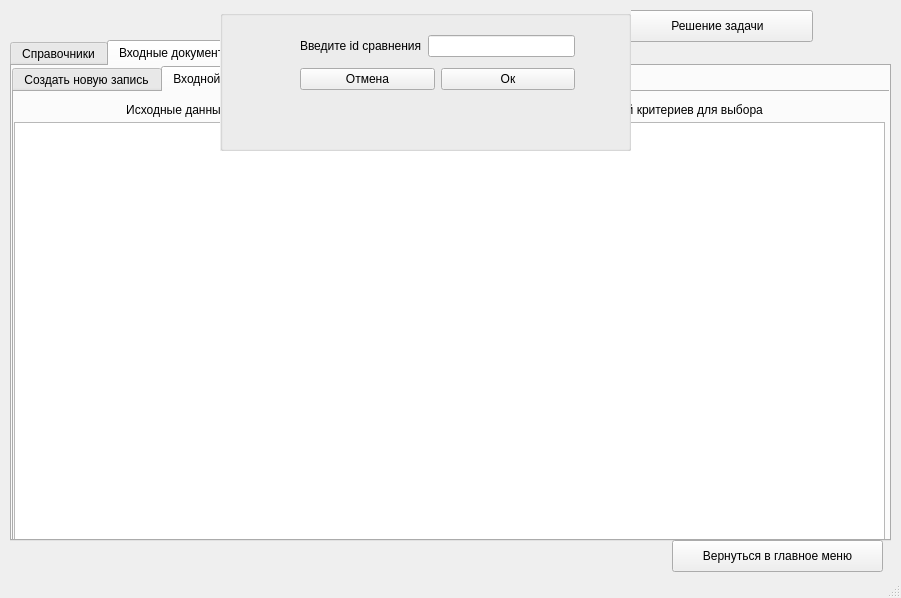
<?xml version="1.0" encoding="UTF-8"?>
<ui version="4.0">
 <class>MainWindow</class>
 <widget class="QMainWindow" name="MainWindow">
  <property name="geometry">
   <rect>
    <x>0</x>
    <y>0</y>
    <width>901</width>
    <height>598</height>
   </rect>
  </property>
  <property name="windowTitle">
   <string>Формирование справки о результате проведения выбора генподрядной организации</string>
  </property>
  <widget class="QWidget" name="centralwidget">
   <widget class="QTabWidget" name="tabWidget">
    <property name="enabled">
     <bool>true</bool>
    </property>
    <property name="geometry">
     <rect>
      <x>10</x>
      <y>40</y>
      <width>881</width>
      <height>501</height>
     </rect>
    </property>
    <property name="currentIndex">
     <number>1</number>
    </property>
    <widget class="QWidget" name="tab">
     <attribute name="title">
      <string>Справочники</string>
     </attribute>
     <widget class="QTabWidget" name="tabWidget_2">
      <property name="geometry">
       <rect>
        <x>0</x>
        <y>10</y>
        <width>881</width>
        <height>461</height>
       </rect>
      </property>
      <property name="currentIndex">
       <number>1</number>
      </property>
      <widget class="QWidget" name="tab_3">
       <attribute name="title">
        <string>Создать новую запись</string>
       </attribute>
       <widget class="QWidget" name="">
        <property name="geometry">
         <rect>
          <x>240</x>
          <y>60</y>
          <width>421</width>
          <height>191</height>
         </rect>
        </property>
        <layout class="QVBoxLayout" name="verticalLayout">
         <item>
          <widget class="QLabel" name="label">
           <property name="layoutDirection">
            <enum>Qt::LeftToRight</enum>
           </property>
           <property name="text">
            <string>Наименование критерия</string>
           </property>
           <property name="textFormat">
            <enum>Qt::AutoText</enum>
           </property>
           <property name="scaledContents">
            <bool>false</bool>
           </property>
           <property name="alignment">
            <set>Qt::AlignCenter</set>
           </property>
           <property name="wordWrap">
            <bool>false</bool>
           </property>
          </widget>
         </item>
         <item>
          <widget class="QLineEdit" name="lineEdit"/>
         </item>
         <item>
          <widget class="QLabel" name="label_2">
           <property name="text">
            <string>Код критерия</string>
           </property>
           <property name="alignment">
            <set>Qt::AlignCenter</set>
           </property>
          </widget>
         </item>
         <item>
          <widget class="QLineEdit" name="lineEdit_2"/>
         </item>
         <item>
          <spacer name="verticalSpacer">
           <property name="orientation">
            <enum>Qt::Vertical</enum>
           </property>
           <property name="sizeHint" stdset="0">
            <size>
             <width>20</width>
             <height>40</height>
            </size>
           </property>
          </spacer>
         </item>
         <item>
          <widget class="QPushButton" name="pushButton_2">
           <property name="text">
            <string>Создать</string>
           </property>
          </widget>
         </item>
        </layout>
       </widget>
      </widget>
      <widget class="QWidget" name="tab_4">
       <attribute name="title">
        <string>Справочник критериев</string>
       </attribute>
       <widget class="QTableWidget" name="tableWidget">
        <property name="geometry">
         <rect>
          <x>0</x>
          <y>30</y>
          <width>871</width>
          <height>401</height>
         </rect>
        </property>
       </widget>
       <widget class="QLabel" name="label_11">
        <property name="geometry">
         <rect>
          <x>-1</x>
          <y>10</y>
          <width>871</width>
          <height>20</height>
         </rect>
        </property>
        <property name="text">
         <string>Справочник критериев</string>
        </property>
        <property name="alignment">
         <set>Qt::AlignCenter</set>
        </property>
       </widget>
      </widget>
      <widget class="QWidget" name="tab_5">
       <attribute name="title">
        <string>Удалить запись</string>
       </attribute>
       <widget class="QWidget" name="">
        <property name="geometry">
         <rect>
          <x>240</x>
          <y>90</y>
          <width>381</width>
          <height>111</height>
         </rect>
        </property>
        <layout class="QVBoxLayout" name="verticalLayout_2">
         <item>
          <layout class="QHBoxLayout" name="horizontalLayout">
           <item>
            <widget class="QLabel" name="label_3">
             <property name="text">
              <string>Удалить критерий по id</string>
             </property>
            </widget>
           </item>
           <item>
            <widget class="QLineEdit" name="lineEdit_3"/>
           </item>
          </layout>
         </item>
         <item>
          <spacer name="verticalSpacer_2">
           <property name="orientation">
            <enum>Qt::Vertical</enum>
           </property>
           <property name="sizeHint" stdset="0">
            <size>
             <width>20</width>
             <height>40</height>
            </size>
           </property>
          </spacer>
         </item>
         <item>
          <widget class="QPushButton" name="pushButton_4">
           <property name="text">
            <string>Удалить</string>
           </property>
          </widget>
         </item>
        </layout>
       </widget>
      </widget>
     </widget>
    </widget>
    <widget class="QWidget" name="tab_2">
     <attribute name="title">
      <string>Входные документы</string>
     </attribute>
     <widget class="QTabWidget" name="tabWidget_3">
      <property name="geometry">
       <rect>
        <x>0</x>
        <y>0</y>
        <width>881</width>
        <height>491</height>
       </rect>
      </property>
      <property name="currentIndex">
       <number>1</number>
      </property>
      <widget class="QWidget" name="tab_6">
       <attribute name="title">
        <string>Создать новую запись</string>
       </attribute>
       <widget class="QWidget" name="">
        <property name="geometry">
         <rect>
          <x>170</x>
          <y>60</y>
          <width>581</width>
          <height>271</height>
         </rect>
        </property>
        <layout class="QVBoxLayout" name="verticalLayout_5">
         <item>
          <layout class="QHBoxLayout" name="horizontalLayout_2">
           <item>
            <layout class="QVBoxLayout" name="verticalLayout_4">
             <item>
              <widget class="QLabel" name="label_4">
               <property name="text">
                <string>Наименование подрядчика</string>
               </property>
              </widget>
             </item>
             <item>
              <widget class="QLabel" name="label_5">
               <property name="text">
                <string>Стоимость работы</string>
               </property>
              </widget>
             </item>
             <item>
              <widget class="QLabel" name="label_6">
               <property name="text">
                <string>Наличие технологий</string>
               </property>
              </widget>
             </item>
             <item>
              <widget class="QLabel" name="label_7">
               <property name="text">
                <string>Тех. оснащенность</string>
               </property>
              </widget>
             </item>
             <item>
              <widget class="QLabel" name="label_8">
               <property name="text">
                <string>Наличие производственных мощностей</string>
               </property>
              </widget>
             </item>
             <item>
              <widget class="QLabel" name="label_9">
               <property name="text">
                <string>Квалифицированный кадровый персонал</string>
               </property>
              </widget>
             </item>
            </layout>
           </item>
           <item>
            <layout class="QVBoxLayout" name="verticalLayout_3">
             <item>
              <widget class="QLineEdit" name="lineEdit_4"/>
             </item>
             <item>
              <widget class="QLineEdit" name="lineEdit_5"/>
             </item>
             <item>
              <widget class="QLineEdit" name="lineEdit_6"/>
             </item>
             <item>
              <widget class="QLineEdit" name="lineEdit_7"/>
             </item>
             <item>
              <widget class="QLineEdit" name="lineEdit_8"/>
             </item>
             <item>
              <widget class="QLineEdit" name="lineEdit_9"/>
             </item>
            </layout>
           </item>
          </layout>
         </item>
         <item>
          <spacer name="verticalSpacer_3">
           <property name="orientation">
            <enum>Qt::Vertical</enum>
           </property>
           <property name="sizeHint" stdset="0">
            <size>
             <width>20</width>
             <height>40</height>
            </size>
           </property>
          </spacer>
         </item>
         <item>
          <widget class="QPushButton" name="pushButton_5">
           <property name="text">
            <string>Создать</string>
           </property>
          </widget>
         </item>
        </layout>
       </widget>
      </widget>
      <widget class="QWidget" name="tab_7">
       <attribute name="title">
        <string>Входной документ</string>
       </attribute>
       <widget class="QTableWidget" name="tableWidget_2">
        <property name="geometry">
         <rect>
          <x>0</x>
          <y>30</y>
          <width>871</width>
          <height>421</height>
         </rect>
        </property>
       </widget>
       <widget class="QLabel" name="label_10">
        <property name="geometry">
         <rect>
          <x>0</x>
          <y>10</y>
          <width>861</width>
          <height>16</height>
         </rect>
        </property>
        <property name="text">
         <string>Исходные данные о квалифицированных генподрядных организаций с перечнем значений критериев для выбора</string>
        </property>
        <property name="alignment">
         <set>Qt::AlignCenter</set>
        </property>
       </widget>
      </widget>
      <widget class="QWidget" name="tab_8">
       <attribute name="title">
        <string>Удалить запись</string>
       </attribute>
       <widget class="QWidget" name="">
        <property name="geometry">
         <rect>
          <x>270</x>
          <y>80</y>
          <width>361</width>
          <height>111</height>
         </rect>
        </property>
        <layout class="QVBoxLayout" name="verticalLayout_6">
         <item>
          <layout class="QHBoxLayout" name="horizontalLayout_3">
           <item>
            <widget class="QLabel" name="label_12">
             <property name="text">
              <string>Удалить подрядчика по id</string>
             </property>
            </widget>
           </item>
           <item>
            <widget class="QLineEdit" name="lineEdit_10"/>
           </item>
          </layout>
         </item>
         <item>
          <spacer name="verticalSpacer_4">
           <property name="orientation">
            <enum>Qt::Vertical</enum>
           </property>
           <property name="sizeHint" stdset="0">
            <size>
             <width>20</width>
             <height>40</height>
            </size>
           </property>
          </spacer>
         </item>
         <item>
          <widget class="QPushButton" name="pushButton_6">
           <property name="text">
            <string>Удалить</string>
           </property>
          </widget>
         </item>
        </layout>
       </widget>
      </widget>
     </widget>
    </widget>
   </widget>
   <widget class="QPushButton" name="pushButton">
    <property name="geometry">
     <rect>
      <x>622</x>
      <y>10</y>
      <width>191</width>
      <height>32</height>
     </rect>
    </property>
    <property name="text">
     <string>Решение задачи</string>
    </property>
   </widget>
   <widget class="QPushButton" name="pushButton_3">
    <property name="geometry">
     <rect>
      <x>672</x>
      <y>540</y>
      <width>211</width>
      <height>32</height>
     </rect>
    </property>
    <property name="text">
     <string>Вернуться в главное меню</string>
    </property>
   </widget>
   <widget class="QGroupBox" name="groupBox">
    <property name="enabled">
     <bool>true</bool>
    </property>
    <property name="geometry">
     <rect>
      <x>220</x>
      <y>10</y>
      <width>411</width>
      <height>141</height>
     </rect>
    </property>
    <property name="autoFillBackground">
     <bool>true</bool>
    </property>
    <widget class="QWidget" name="">
     <property name="geometry">
      <rect>
       <x>80</x>
       <y>20</y>
       <width>275</width>
       <height>67</height>
      </rect>
     </property>
     <layout class="QVBoxLayout" name="verticalLayout_7">
      <item>
       <layout class="QHBoxLayout" name="horizontalLayout_4">
        <item>
         <widget class="QLabel" name="label_13">
          <property name="text">
           <string>Введите id сравнения</string>
          </property>
         </widget>
        </item>
        <item>
         <widget class="QLineEdit" name="lineEdit_11"/>
        </item>
       </layout>
      </item>
      <item>
       <layout class="QHBoxLayout" name="horizontalLayout_5">
        <item>
         <widget class="QPushButton" name="pushButton_8">
          <property name="text">
           <string>Отмена</string>
          </property>
         </widget>
        </item>
        <item>
         <widget class="QPushButton" name="pushButton_7">
          <property name="text">
           <string>Ок</string>
          </property>
         </widget>
        </item>
       </layout>
      </item>
     </layout>
    </widget>
   </widget>
  </widget>
  <widget class="QStatusBar" name="statusbar"/>
 </widget>
 <resources/>
 <connections/>
</ui>
